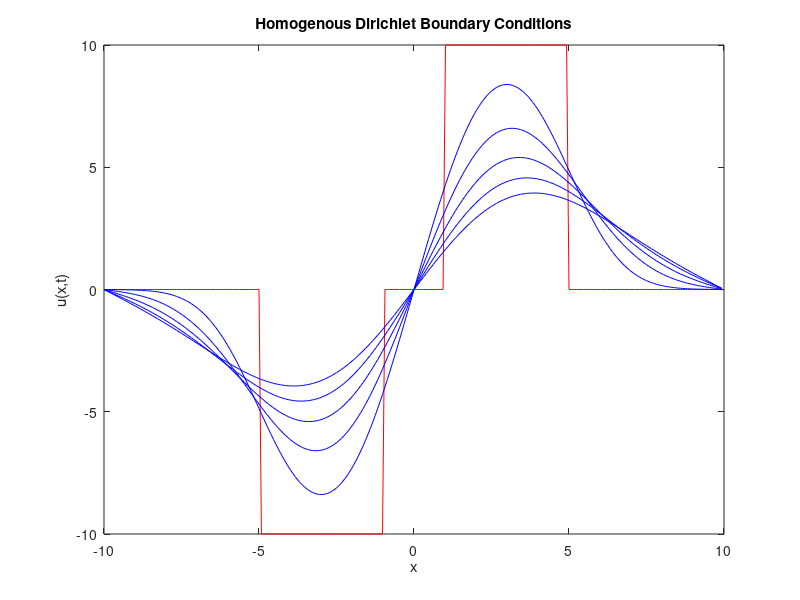
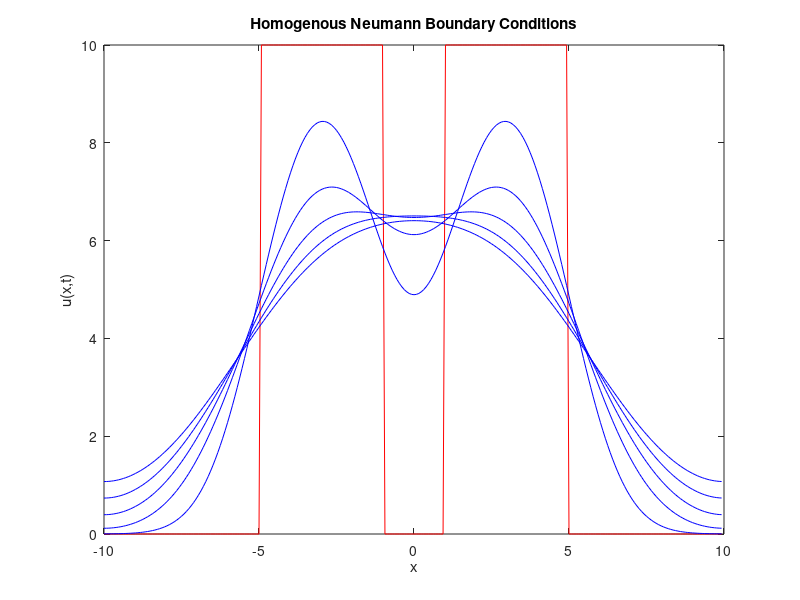
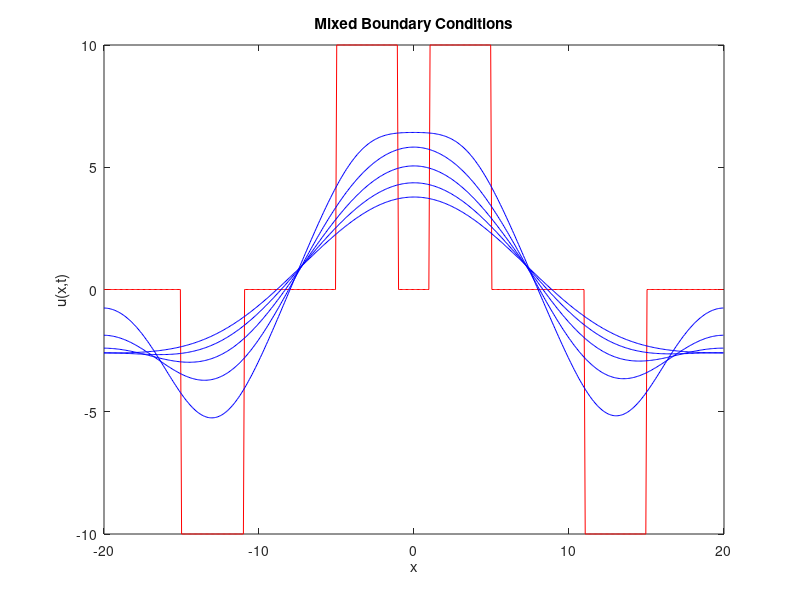

Reproduce these figures in MATLAB, in order.
clear all
close all
clc

%%
%%%%%%%%%%%%%%%%%%%%%%%%%
% Homogeneous Dirichlet %
%%%%%%%%%%%%%%%%%%%%%%%%%

J = 256;      % use a power of two for maximum efficiency
L = 10;       % half width of domain
dx = 2 * L / J;   % spatial step size
x = linspace(-L, L - dx, J);  % FFT assumes f(L)=f(-L), so last point unnecessary
D = 1;        % diffusion constant

f = zeros(size(x));

% set initial condition and take FFT
f(x >= 0) = 10 * (abs(x(x >= 0) - 3) < 2); % f for x >= 0
f(x < 0) = -10 * (abs(x(x < 0) + 3) < 2); % f for x < 0

% Update ks to match the length of the expanded domain
ks = pi / L * [0:J/2 1-J/2:-1];  % Adjust for size 2*J

% Homogenous Dirichlet
figure;
fk = fft(f);  % transform!
plot(x, f, 'r'), hold on  % IC in red (only plot original domain)
for t = 1:5   % times for the various solutions
    uk = exp(-D * t * ks.^2).*fk;     % solution in wave space
    u = real(ifft(uk)); % inverse FFT, ignore small imaginary bits
    u = u(1:J); % extract original domain
    plot(x, u, 'b')
end
title('Homogenous Dirichlet Boundary Conditions')
xlabel('x'), ylabel('u(x,t)')
hold off

%%
%%%%%%%%%%%%%%%%%%%%%%%
% Homogeneous Neumann %
%%%%%%%%%%%%%%%%%%%%%%%

J = 256;      % use a power of two for maximum efficiency
L = 10;       % half width of domain
dx = 2 * L / J;   % spatial step size
x = linspace(-L, L - dx, J);  % FFT assumes f(L)=f(-L), so last point unnecessary
D = 1;        % diffusion constant

f = zeros(size(x));

% set initial condition and take FFT
f(x >= 0) = 10 * (abs(x(x >= 0) - 3) < 2); % f for x >= 0
f(x < 0) = 10 * (abs(x(x < 0) + 3) < 2); % f for x < 0

% Update ks to match the length of the expanded domain
ks = pi / L * [0:J/2 1-J/2:-1];  % Adjust for size 2*J

% Homogenous Neumann
figure;
fk = fft(f);  % transform!
plot(x, f, 'r'), hold on  % IC in red (only plot original domain)
for t = 1:5   % times for the various solutions
    uk = exp(-D * t * ks.^2).*fk;     % solution in wave space
    u = real(ifft(uk)); % inverse FFT, ignore small imaginary bits
    u = u(1:J); % extract original domain
    plot(x, u, 'b')
end
title('Homogenous Neumann Boundary Conditions')
xlabel('x'), ylabel('u(x,t)')
hold off

%%
%%%%%%%%%
% Mixed %
%%%%%%%%%

J = 2*256;      % use a power of two for maximum efficiency
L = 10;       % half width of domain
dx = 2 * L / J;   % spatial step size
x = linspace(-2*L, 2*L - dx, J);  % FFT assumes f(L)=f(-L), so last point unnecessary
D = 1;        % diffusion constant

f = zeros(size(x));

% set initial condition and take FFT
f(abs(x - 13) < 2 & x >= 0) = -10;
f(abs(x - 3) < 2 & x > 0) = 10;
f(abs(x + 3) < 2 & x < 0) = 10;
f(abs(x + 13) < 2 & x < 0) = -10;

% Update ks to match the length of the expanded domain
ks = pi / L * [0:J/2 1-J/2:-1];  % Adjust for size 2*J

% Mixed boundary conditions
figure;
fk = fft(f);  % Transform!

length(ks)
length(fk)
plot(x, f, 'r'), hold on  % Plot IC in red (only plot original domain)
for t = 1:5   % Times for the various solutions
    uk = exp(-D * t * ks.^2).*fk;  % Solution in wave space
    u = real(ifft(uk));  % Inverse FFT, ignore small imaginary bits
    u = u(1:J);  % Extract original domain
    plot(x, u, 'b')
end
title('Mixed Boundary Conditions')
xlabel('x'), ylabel('u(x,t)')
hold off